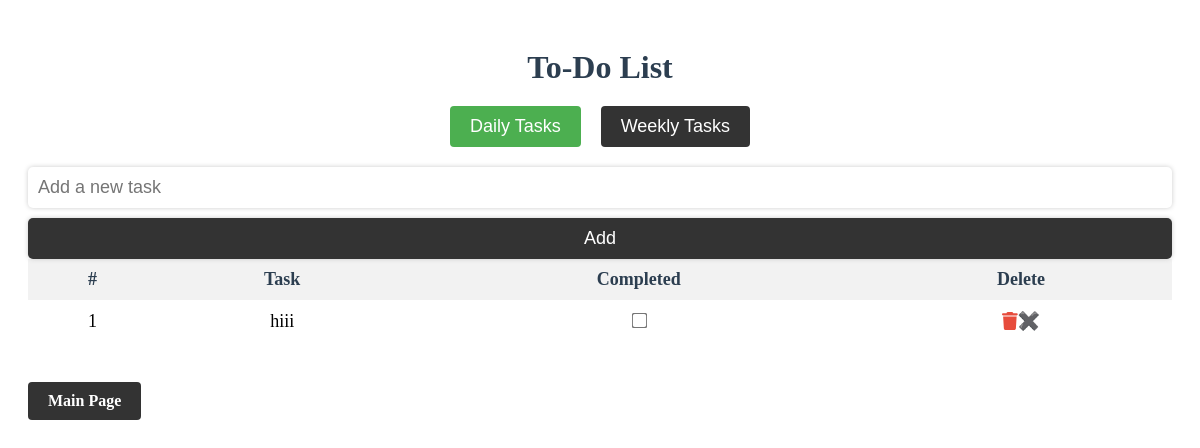
The page /daily on the database as committed earlier.
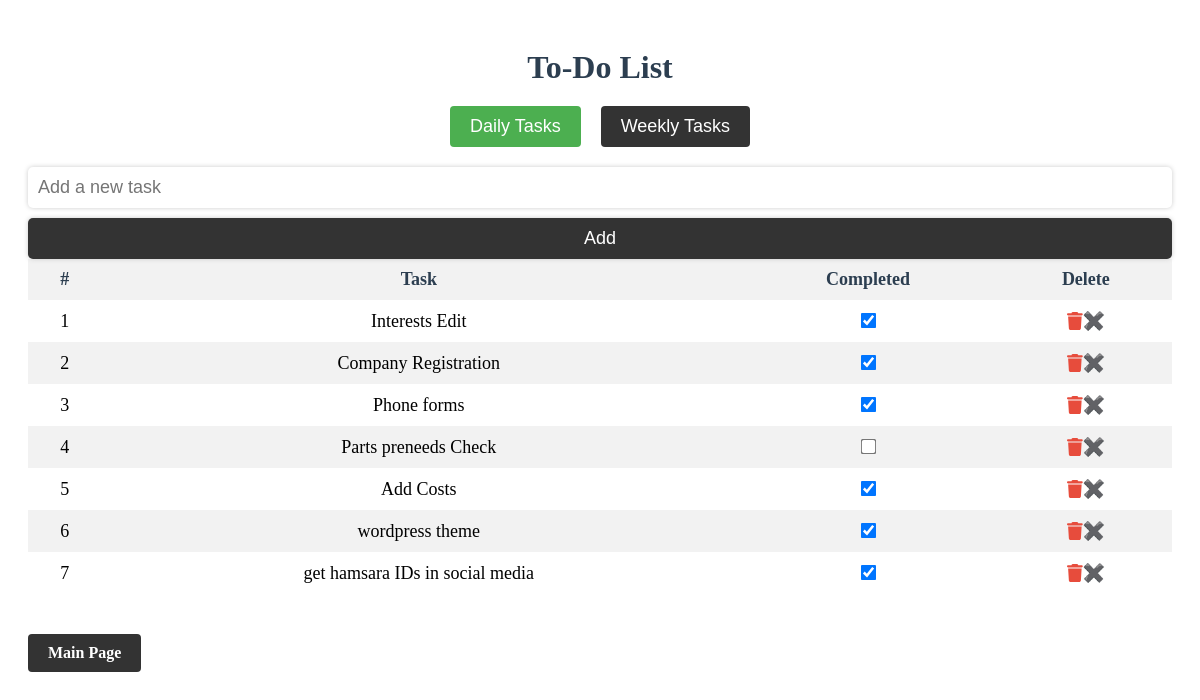
The same page on the database as committed later.
### tables this page shows
CREATE TABLE daily_activities
                    (id INTEGER PRIMARY KEY, activity text, completed INTEGER);

### app.py (the view)
@app.route('/daily', methods=['GET', 'POST'])
def daily():
    if request.method == 'POST':
        activity = request.form['daily_activity']
        completed = 0  # Initialize completed as False
        with connect_db() as conn:
            cursor = conn.cursor()
            cursor.execute("INSERT INTO daily_activities(activity, completed) VALUES (?, ?)", (activity, completed))
    daily_activities, weekly_activities = fetch_activities()
    return render_template('todo-list.html', daily_activities=daily_activities, weekly_activities=weekly_activities)

### app.py (called while the page is built)
def connect_db():
    conn = sqlite3.connect(f'DataBases/ToDoList/{session.get("username")}_TodoList.db')
    cursor = conn.cursor()
    cursor.execute('''CREATE TABLE IF NOT EXISTS daily_activities
                    (id INTEGER PRIMARY KEY, activity text, completed INTEGER)''')
    cursor.execute('''CREATE TABLE IF NOT EXISTS weekly_activities
                    (id INTEGER PRIMARY KEY, activity text, completed INTEGER)''')
    return conn

def fetch_activities():
    with connect_db() as conn:
        cursor = conn.cursor()
        cursor.execute("SELECT * FROM daily_activities")
        daily_activities = cursor.fetchall()
        cursor.execute("SELECT * FROM weekly_activities")
        weekly_activities = cursor.fetchall()
    return daily_activities, weekly_activities

@app.teardown_appcontext
def close_connection(exception):
    db = getattr(g, '_database', None)
    if db is not None:
        db.close()

### templates/todo-list.html (shortened to what this page needs)
<!DOCTYPE html>
<html>
<head>
    <link rel="stylesheet" type="text/css" href="{{ url_for('static', filename='todo-list.css') }}">
</head>
<body>
    <div class="container">
        <h1>To-Do List</h1>
        <div class="buttons">
            <button id="daily-button" class="task-button active" data-task-type="daily">Daily Tasks</button>
            <button id="weekly-button" class="task-button" data-task-type="weekly">Weekly Tasks</button>
        </div>
        <form action="/daily" method="POST" id="todo-form">
            <input type="text" name="daily_activity" id="daily_activity" placeholder="Add a new task" required>
            <button type="submit" id="daily_button">Add</button>
        </form>
        <table id="daily-table" class="daily-todo-table">
            <thead>
                <tr>
                    <th>#</th>
                    <th>Task</th>
                    <th>Completed</th>
                    <th>Delete</th>
                </tr>
            </thead>
            <tbody>
                {% for item in daily_activities %}
                <tr{% if item.completed %} class="completed" {% endif %}>
                    <td>{{ item[0] }}</td>
                    <td>{{ item[1] }}</td>
                    <td>
                        <a href="/daily_complete/{{ loop.index }}"><input type="checkbox" name="completed" {% if item[2]
                                %}checked{% endif %} class="completion-checkbox"></a>
                    </td>
                    <td><a href="/daily_delete/{{ loop.index }}"><i class="fas fa-trash"></i>✖️</a></td>
                </tr>
                {% endfor %}
            </tbody>
        </table>
        <a href="{{ url_for('index') }}" class="back-button">Main Page</a>
    </div>
</body>
</html>

### static/todo-list.css (style rules this page uses)
.container { max-width: 100%; margin: 0 auto; padding: 20px; }
h1 { text-align: center; font-size: 32px; margin-bottom: 20px; color: #2c3e50; }
form { display: flex; flex-wrap: wrap; justify-content: center; align-items: stretch; }
#daily_activity, #weekly_activity { flex-grow: 1; width: 100%; margin-right: 0; margin-bottom: 10px; padding: 10px; font-size: 18px; border: none; border-radius: 5px; box-shadow: 0px 0px 5px #ccc; }
button[type="submit"] { flex-basis: 100%; padding: 10px; font-size: 18px; border: none; border-radius: 5px; background-color: #333; color: white; cursor: pointer; box-shadow: 0px 0px 5px #ccc; }
table { width: 100%; border-collapse: collapse; margin-bottom: 20px; }
th, td { text-align: center; padding: 10px; font-size: 18px; }
th { background-color: #f2f2f2; color: #2c3e50; }
tr:nth-child(even) { background-color: #f2f2f2; }
a { text-decoration: none; }
.completion-checkbox { transform: scale(1.2); }
.fa-trash { color: #e74c3c; font-size: 18px; }
.back-button { text-align: center; display: inline-block; padding: 10px 20px; background-color: #333; color: white; text-decoration: none; border-radius: 4px; font-weight: bold; margin-top: 20px; }
.buttons { display: flex; justify-content: center; margin-bottom: 20px; }
.task-button { padding: 10px 20px; margin: 0 10px; font-size: 18px; background-color: #333; color: white; border: none; border-radius: 4px; cursor: pointer; }
.task-button.active { background-color: #4caf50; color: white; }

Rows that differ between the two databases and show on the page:
changed daily_activities id 1: activity "hiii" → "Interests Edit"; completed "☐" → "☑"
added daily_activities: id "2", activity "Company Registration", completed "☑"
added daily_activities: id "3", activity "Phone forms", completed "☑"
added daily_activities: id "4", activity "Parts preneeds Check"
added daily_activities: id "5", activity "Add Costs", completed "☑"
added daily_activities: id "6", activity "wordpress theme", completed "☑"
added daily_activities: id "7", activity "get hamsara IDs in social media", completed "☑"
